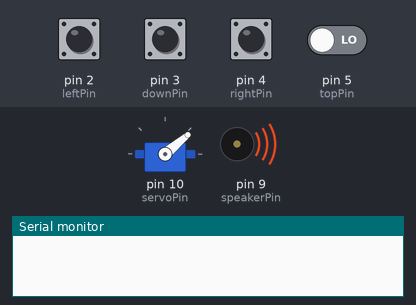
Simulated run of this sketch. Board: Arduino Uno, built with avr-gcc and run on an emulated ATmega328P. Shown: servo, buzzer (waves = sounding, pin HIGH), the last lines printed to the serial monitor. The test bench sets the inputs (shaded band); at power-on: pin 2 (leftPin), pin 3 (downPin), pin 4 (rightPin), pin 5 (topPin) LOW.

Above: at 2.3 s.
2.4 s: pin 5 (topPin) driven HIGH
At 2.68 s:
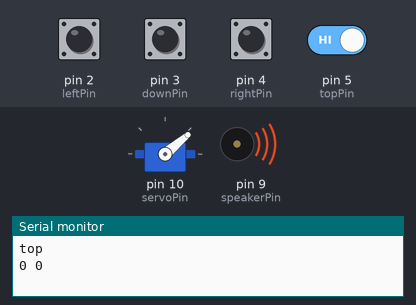
5.4 s: pin 5 (topPin) driven LOW
At 5.4 s:
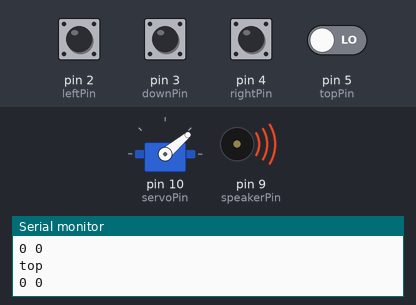
6.9 s: pin 2 (leftPin) pulled HIGH for 1 s
At 7.18 s:
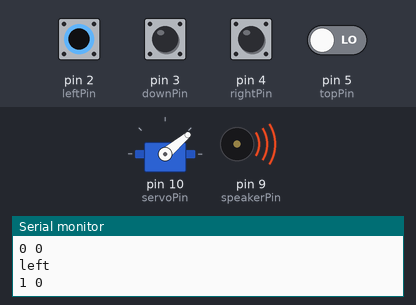
9.9 s: pin 3 (downPin) pulled HIGH for 0.15 s
At 10.6 s:
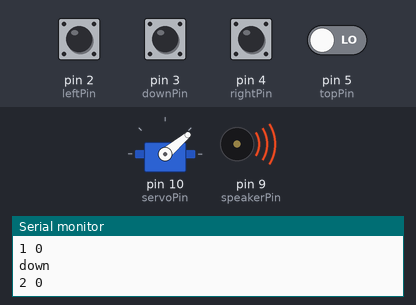
11.5 s: pin 4 (rightPin) pulled HIGH for 0.15 s
At 11.9 s:
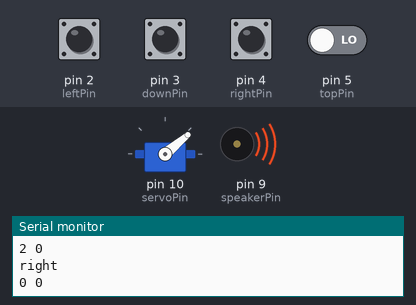
Timing chart, 0 to 14.1 s (numbered marks = the images above; inputs shaded):
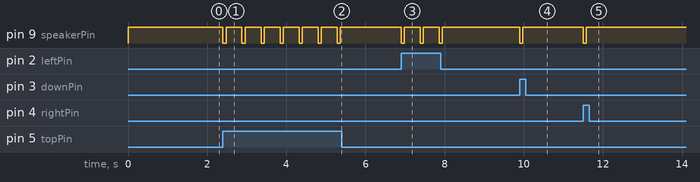

Measured:
- after the input at 2.4 s, pin 9 (speakerPin): alternates HIGH for 0.40 s and LOW for 0.08 s, starting at once
- after the input at 5.4 s, pin 9 (speakerPin): stops changing and stays HIGH
- after the input at 6.9 s, pin 9 (speakerPin): alternates HIGH for 0.40 s and LOW for 0.08 s, 6 changes in all, then stays HIGH, starting at once
- after the input at 9.9 s, pin 9 (speakerPin): HIGH → LOW at once, → HIGH 0.08 s later
- after the input at 11.5 s, pin 9 (speakerPin): HIGH → LOW at once, → HIGH 0.08 s later

The sketch:

directions.ino
```cpp
//#include <VarSpeedServo.h>

const int downPin  = 3;  // 1
const int topPin   = 5;  // 2
const int leftPin  = 2;  // 3
const int rightPin = 4;  // 4

const int downDir  = 1;
const int topDir   = 2;
const int leftDir  = 3;
const int rightDir = 4;

const int servoPin = 10;

//const int lockPin = 8;
const int speakerPin = 9;

#include <Servo.h>
Servo myservo;
//VarSpeedServo myservo;
int servoPos = 0;

int password[] = { leftDir , downDir , leftDir , topDir, rightDir,
 downDir, rightDir, topDir, leftDir, topDir };
int passwordLen = 10;
int key;
int position = 0;
int guessed_digit = 0;


// variables will change:
int downState = 0;
int topState = 0;
int leftState = 0;
int rightState = 0;
boolean buttonPressed = false;

boolean isOpened = false;

void setup() {
  // initialize the LED pin as an output:

  // initialize the pushbutton pin as an input:
  pinMode(topPin, INPUT);
  pinMode(downPin, INPUT);
  pinMode(leftPin, INPUT);
  pinMode(rightPin, INPUT);

  //pinMode(lockPin, OUTPUT);

  pinMode(speakerPin, OUTPUT);

  analogWrite (speakerPin, 255);

  resetServo();
  //openServo();

  Serial.begin(9600);
}

void loop() {
  // read the state of the pushbutton value:
  topState = digitalRead(topPin);
  downState = digitalRead(downPin);
  leftState = digitalRead(leftPin);
  rightState = digitalRead(rightPin);
  buttonPressed = false;
  if(topState){
    Serial.println("top");
    //delay(500);
    key = topDir;
    buttonPressed = true;
  }
  else if(downState){
    Serial.println("down");
    key = downDir;
    buttonPressed = true;
    //delay(500);
  }
  else if(leftState){
    Serial.println("left");
    key = leftDir;
    buttonPressed = true;
    //delay(500);
  }
  else if(rightState){
    Serial.println("right");
    key = rightDir;
    buttonPressed = true;
    //delay(500);
  }

  if(buttonPressed){


  if(key){

    if(key == password[position]){
      position ++;
      //guessed_digit++;
    }

    //position ++;

    else if(key == password[0]){
      position = 1;
    }
    else{
      position = 0;
    }

    Serial.print(position);
    Serial.print(" " );
    Serial.println(guessed_digit);


    if(position >= passwordLen){
      /*
      if(guessed_digit == passwordLen){ // valid password
        playOpenSound();
        openServo();

      }
      else{
        playInvalidSound();
      }
      */
      playOpenSound();
      openServo();

      position = 0;
      guessed_digit = 0;
    }
    else{
      if(isOpened){
        resetServo();
      }
    }


  }

    analogWrite (speakerPin, 0);
    delay(80);
    analogWrite (speakerPin, 255);
    delay(400);
  }

  //Serial.println(position);
  /*
  if (position == 4){

    playOpenSound();
    openServo();
  }
  else if(buttonPressed && isOpened){
    resetServo();
  }

  delay(400);

  }
  */

  // check if the pushbutton is pressed.
  // if it is, the buttonState is HIGH:
  /*if (buttonState == HIGH) {
    // turn LED on:
    Serial.println("on");
    digitalWrite(lockPin, HIGH);
    delay(1000);
    digitalWrite(lockPin, LOW);

  } else {
    // turn LED off:

  }*/
}

void openServo(){
   if(!isOpened){
      myservo.attach(servoPin);
      delay(100);
      myservo.write(180);
      delay(1000);
      myservo.detach();
      isOpened = true;
    }
}

void resetServo(){
    myservo.attach(servoPin);
    delay(100);
    myservo.write(40);
    delay(1000);
    myservo.detach();
    isOpened = false;
}

void playInvalidSound(){
  analogWrite (speakerPin, 0);
   delay(500);
   analogWrite (speakerPin, 255);
}

void playOpenSound(){
   analogWrite (speakerPin, 0);
   delay(50);
   analogWrite (speakerPin, 255);
   delay(50);
   analogWrite (speakerPin, 0);
   delay(50);
   analogWrite (speakerPin, 255);
   delay(50);
   analogWrite (speakerPin, 0);
   delay(50);
   analogWrite (speakerPin, 255);

}
```
